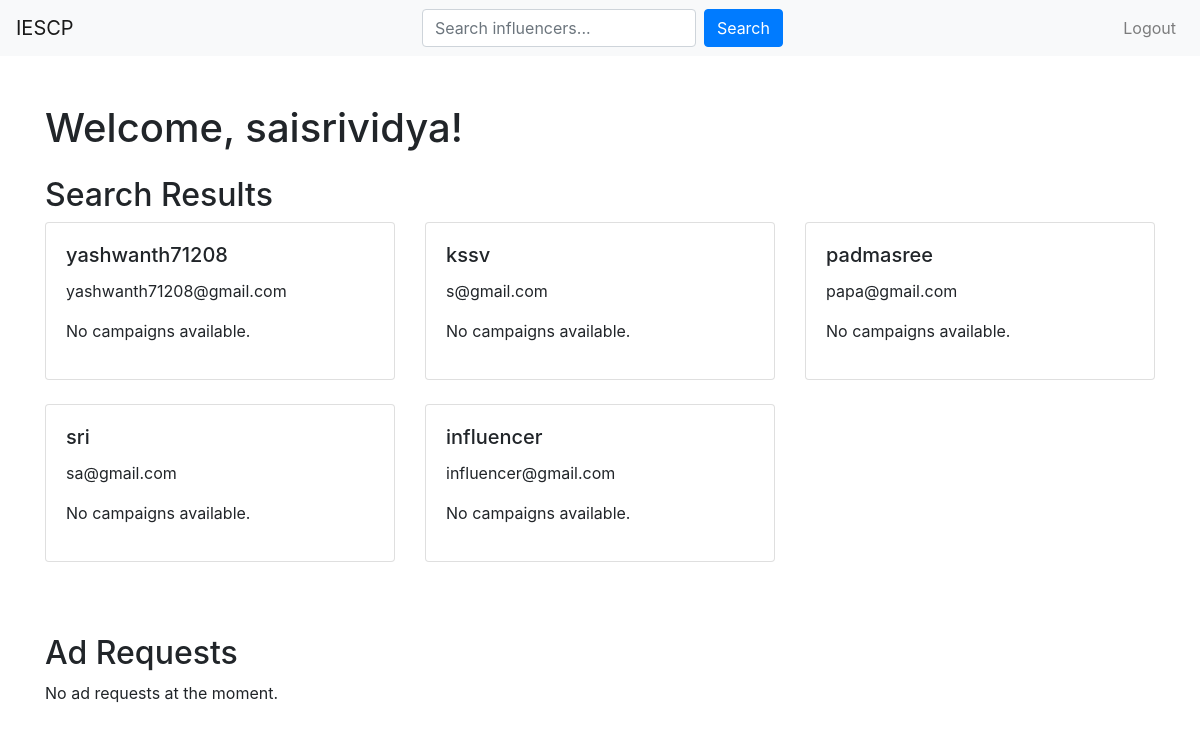
Screenshot of /search_influencers (signed in) with the database file from the repository.
### app.py (models this page shows, shortened)
class User(db.Model, UserMixin):
    id = db.Column(db.Integer, primary_key=True)
    username = db.Column(db.String(80), unique=True, nullable=False)
    email = db.Column(db.String(120), unique=True, nullable=False)
    password_hash = db.Column(db.String(120), nullable=False)
    role = db.Column(db.String(10), nullable=False)

### app.py (the view)
    @app.route('/search_influencers', methods=['GET'])
    @login_required
    def search_influencers():
        search_query = request.args.get('search_query', '')
        influencers = User.query.filter(User.username.ilike(f'%{search_query}%'), User.role == 'influencer').all()
        campaigns = Campaign.query.filter_by(sponsor_id=current_user.id).all()
        return render_template('sponsor_dashboard.html', campaigns=campaigns, influencers=influencers)

### app.py (called while the page is built)
@login_manager.user_loader
def load_user(user_id):
    return User.query.get(int(user_id))

### templates/sponsor_dashboard.html (shortened to what this page needs)
<!DOCTYPE html>
<html lang="en">
<head>
    <link href="https://stackpath.bootstrapcdn.com/bootstrap/4.5.2/css/bootstrap.min.css" rel="stylesheet">
</head>
<body>
    <nav class="navbar navbar-expand-lg navbar-light bg-light">
        <a class="navbar-brand" href="#">IESCP</a>
        <div class="collapse navbar-collapse" id="navbarNav">
            <div class="mx-auto w-100">
                <form action="{{ url_for('search_influencers') }}" method="GET" class="form-inline justify-content-center">
                    <input type="text" name="search_query" class="form-control mr-2" placeholder="Search influencers...">
                    <button type="submit" class="btn btn-primary">Search</button>
                </form>
            </div>
            <ul class="navbar-nav ml-auto">
                <li class="nav-item">
                    <a class="nav-link" href="{{ url_for('logout') }}">Logout</a>
                </li>
            </ul>
        </div>
    </nav>
    <div class="container mt-5">
        <h1 class="mb-4">Welcome, {{ current_user.username }}!</h1>
        {% if influencers %}
            <div class="mt-4">
                <h2>Search Results</h2>
                <div class="row">
                    {% for influencer in influencers %}
                        <div class="col-md-4">
                            <div class="card mb-4">
                                <div class="card-body">
                                    <h5 class="card-title">{{ influencer.username }}</h5>
                                    <p class="card-text">{{ influencer.email }}</p>
                                    {% if campaigns %}
                                        <form method="post" action="{{ url_for('send_ad_request', influencer_id=influencer.id) }}">
                                            <select name="campaign_id" class="form-control mb-2" required>
                                                <option value="">Select Campaign</option>
                                                {% for campaign in campaigns %}
                                                    <option value="{{ campaign.id }}">{{ campaign.name }}</option>
                                                {% endfor %}
                                            </select>
                                            <textarea name="requirements" class="form-control mb-2" placeholder="Requirements" required></textarea>
                                            <input type="number" step="0.01" name="payment_amount" class="form-control mb-2" placeholder="Payment Amount" required>
                                            <textarea name="messages" class="form-control mb-2" placeholder="Messages"></textarea>
                                            <input type="submit" value="Send Ad Request" class="btn btn-primary">
                                        </form>
                                    {% else %}
                                        <p>No campaigns available.</p>
                                    {% endif %}
                                </div>
                            </div>
                        </div>
                    {% endfor %}
                </div>
            </div>
        {% endif %}
        <div class="mt-5">
            <h2>Ad Requests</h2>
            {% if ad_requests %}
                <table class="table table-striped">
                    <thead>
                        <tr>
                            <th>ID</th>
                            <th>Influencer</th>
                            <th>Campaign</th>
                            <th>Messages</th>
                            <th>Requirements</th>
                            <th>Payment Amount</th>
                            <th>Status</th>
                        </tr>
                    </thead>
                    <tbody>
                        {% for request in ad_requests %}
                            <tr>
                                <td>{{ request.id }}</td>
                                <td>{{ request.influencer_name }}</td>
                                <td>{{ request.campaign_name }}</td>
                                <td>{{ request.messages }}</td>
                                <td>{{ request.requirements }}</td>
                                <td>${{ request.payment_amount }}</td>
                                <td>{{ request.status }}</td>
                            </tr>
                        {% endfor %}
                    </tbody>
                </table>
            {% else %}
                <p>No ad requests at the moment.</p>
            {% endif %}
        </div>
    </div>
</body>
</html>

### rows the page displays
User: username "saisrividya"
User: username "yashwanth71208", email "yashwanth71208@gmail.com"
User: username "kssv", email "s@gmail.com"
User: username "padmasree", email "papa@gmail.com"
User: username "sri", email "sa@gmail.com"
User: username "influencer", email "influencer@gmail.com"
